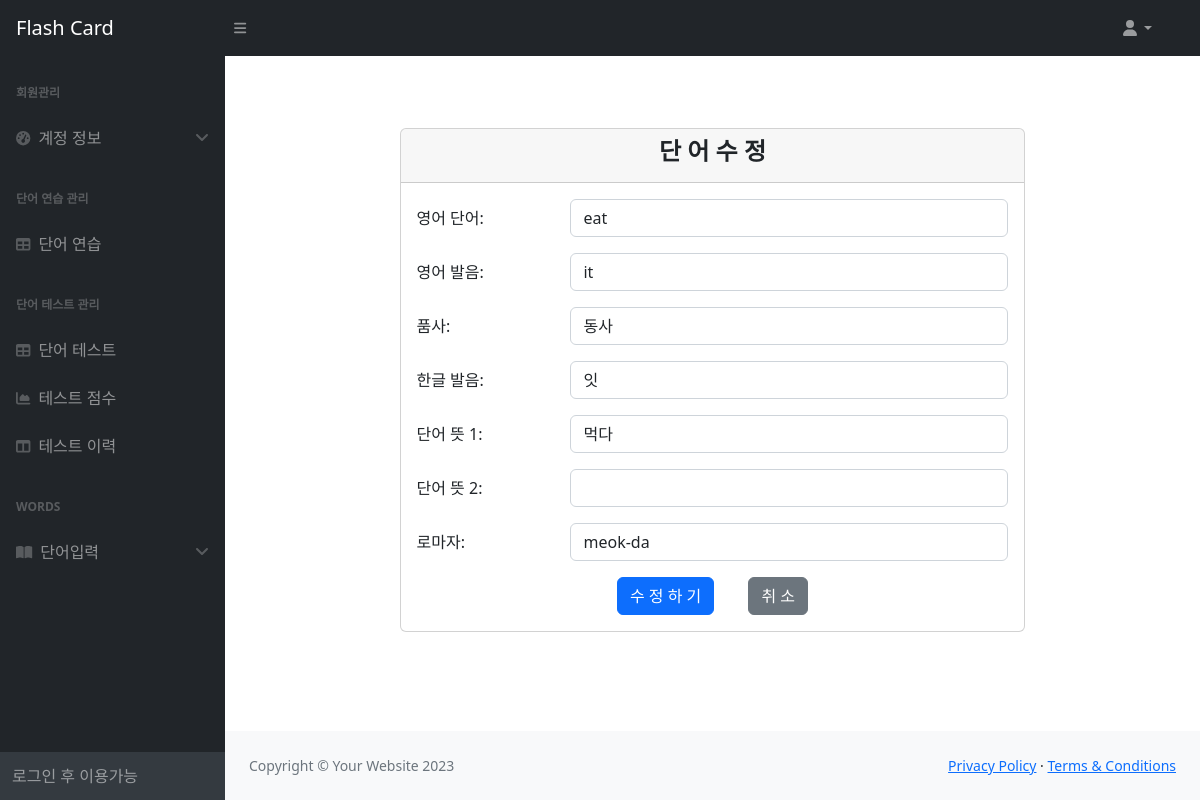
Screenshot of /words/word/200/ with the database file from the repository.
### words/models.py (models this page shows)
class Word(models.Model):
    en_word = models.CharField(max_length=30)
    en_phonetic = models.CharField(max_length=30)
    word_class = models.CharField(max_length=30)
    ko_phonetic = models.CharField(max_length=30)
    ko_word_1 = models.CharField(max_length=50)
    ko_word_2 = models.CharField(max_length=50)
    ko_romanize = models.CharField(max_length=50)
    reg_date = models.DateTimeField(auto_now_add=True)

### words/views.py (the view, shortened to what this page needs)
# urls.py: path("word/<int:word_id>/", views.WordEdit.as_view(), name="word-edit"),
class WordEdit(View):
    def get(self, request, word_id):
        word = get_object_or_404(Word, id=word_id)
        context = {'word': word}
        return render(request, 'words/word_edit.html', context)

### words/templates/words/word_edit.html (shortened to what this page needs)
{% extends 'base.html' %}
{% block content %}
<div class="container mt-5">
    <div class="row justify-content-center">
        <div class="col-md-8">
            <div class="card my-4">
                <div class="card-header text-center">
                    <h4><b>단 어 수 정</b></h4>
                </div>
                <div class="card-body">
                    <form method="post" action="{% url 'word-edit' word.id %}">
                        <div class="row mb-3">
                            <label for="en_word" class="col-sm-3 col-form-label">영어 단어:</label>
                            <div class="col-sm-9">
                                <input type="text" id="en_word" name="en_word" value="{{ word.en_word }}"
                                       class="form-control" required>
                            </div>
                        </div>
                        <div class="row mb-3">
                            <label for="en_phonetic" class="col-sm-3 col-form-label">영어 발음:</label>
                            <div class="col-sm-9">
                                <input type="text" id="en_phonetic" name="en_phonetic"
                                       value="{{ word.en_phonetic }}" class="form-control" required>
                            </div>
                        </div>
                        <div class="row mb-3">
                            <label for="word_class" class="col-sm-3 col-form-label">품사:</label>
                            <div class="col-sm-9">
                                <input type="text" id="word_class" name="word_class"
                                       value="{{ word.word_class }}" class="form-control" required>
                            </div>
                        </div>
                        <div class="row mb-3">
                            <label for="ko_phonetic" class="col-sm-3 col-form-label">한글 발음:</label>
                            <div class="col-sm-9">
                                <input type="text" id="ko_phonetic" name="ko_phonetic"
                                       value="{{ word.ko_phonetic }}" class="form-control" required>
                            </div>
                        </div>
                        <div class="row mb-3">
                            <label for="ko_word_1" class="col-sm-3 col-form-label">단어 뜻 1:</label>
                            <div class="col-sm-9">
                                <input type="text" id="ko_word_1" name="ko_word_1"
                                       value="{{ word.ko_word_1 }}" class="form-control" required>
                            </div>
                        </div>
                        <div class="row mb-3">
                            <label for="ko_word_2" class="col-sm-3 col-form-label">단어 뜻 2:</label>
                            <div class="col-sm-9">
                                <input type="text" id="ko_word_2" name="ko_word_2"
                                       value="{{ word.ko_word_2 }}" class="form-control" required>
                            </div>
                        </div>
                        <div class="row mb-3">
                            <label for="ko_romanize" class="col-sm-3 col-form-label">로마자:</label>
                            <div class="col-sm-9">
                                <input type="text" id="ko_romanize" name="ko_romanize"
                                       value="{{ word.ko_romanize }}" class="form-control" required>
                            </div>
                        </div>
                        <div class="text-center">
                            <button type="submit" class="btn btn-primary mr-5" style="margin-right: 30px;">수 정 하 기</button>
                            <a href="{% url 'words' %}" class="btn btn-secondary ml-2">취 소</a>
                        </div>
                    </form>
                </div>
            </div>
        </div>
    </div>
</div>
{% endblock content %}

### rows the page displays
Word: en_word "eat", en_phonetic "it", word_class "동사", ko_phonetic "잇", ko_word_1 "먹다", ko_romanize "meok-da"
